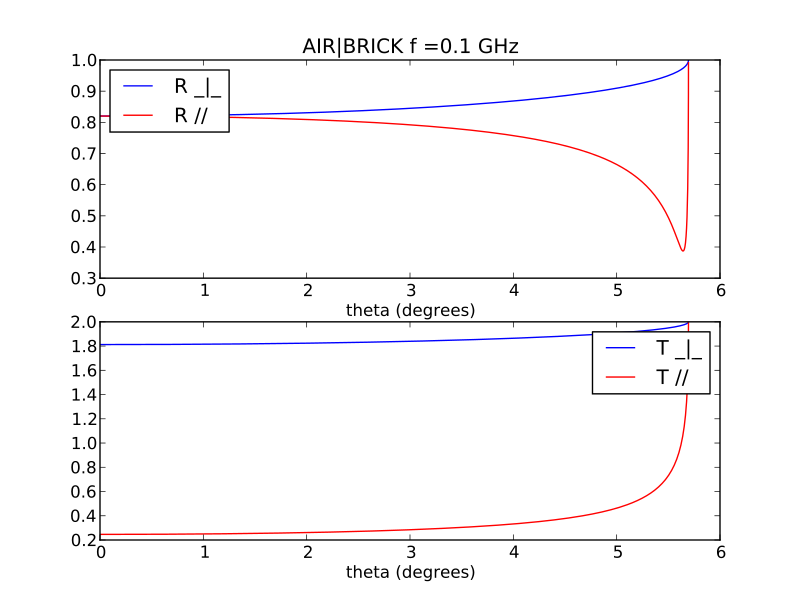

Reproduce this figure in Python.
from pylayers.antprop.slab import *
import numpy as np
import matplotlib.pyplot as plt
theta = np.arange(0,np.pi/2,0.01)
fGHz  = np.arange(0.1,10,0.2)
sl  = SlabDB('matDB.ini','slabDB.ini')
mat = sl.mat
air = mat['AIR']
brick  = mat['BRICK']
II  = MatInterface([air,brick],0,fGHz,theta)
II.RT()
fig = plt.figure()
II.plotwrta(0)
plt.show()
